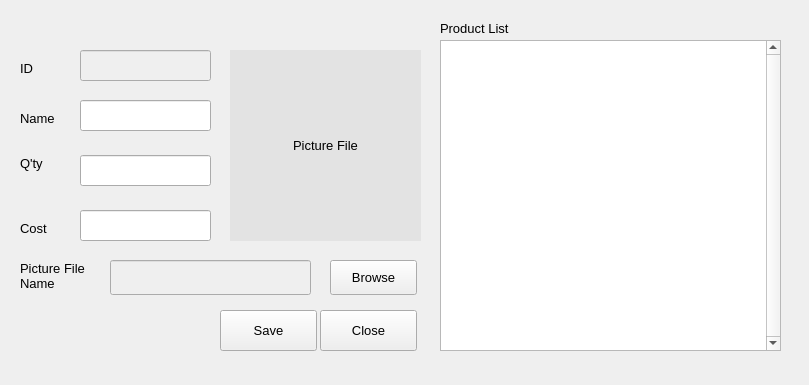
<?xml version="1.0" encoding="UTF-8"?>
<ui version="4.0">
 <class>Form</class>
 <widget class="QWidget" name="Form">
  <property name="geometry">
   <rect>
    <x>0</x>
    <y>0</y>
    <width>809</width>
    <height>385</height>
   </rect>
  </property>
  <property name="font">
   <font>
    <pointsize>9</pointsize>
   </font>
  </property>
  <property name="windowTitle">
   <string>Product Form: update</string>
  </property>
  <widget class="QListWidget" name="datalist">
   <property name="geometry">
    <rect>
     <x>440</x>
     <y>40</y>
     <width>341</width>
     <height>311</height>
    </rect>
   </property>
   <property name="font">
    <font>
     <family>Microsoft Sans Serif</family>
     <pointsize>10</pointsize>
     <weight>50</weight>
     <bold>false</bold>
    </font>
   </property>
   <property name="verticalScrollBarPolicy">
    <enum>Qt::ScrollBarAlwaysOn</enum>
   </property>
  </widget>
  <widget class="QLabel" name="plabel">
   <property name="geometry">
    <rect>
     <x>440</x>
     <y>20</y>
     <width>361</width>
     <height>16</height>
    </rect>
   </property>
   <property name="font">
    <font>
     <family>Microsoft Sans Serif</family>
     <pointsize>10</pointsize>
     <weight>50</weight>
     <bold>false</bold>
    </font>
   </property>
   <property name="text">
    <string>Product List</string>
   </property>
  </widget>
  <widget class="QLabel" name="ilabel">
   <property name="geometry">
    <rect>
     <x>20</x>
     <y>60</y>
     <width>50</width>
     <height>16</height>
    </rect>
   </property>
   <property name="font">
    <font>
     <family>Microsoft Sans Serif</family>
     <pointsize>10</pointsize>
     <weight>50</weight>
     <bold>false</bold>
    </font>
   </property>
   <property name="text">
    <string>ID</string>
   </property>
  </widget>
  <widget class="QLabel" name="piclabel">
   <property name="geometry">
    <rect>
     <x>230</x>
     <y>50</y>
     <width>191</width>
     <height>191</height>
    </rect>
   </property>
   <property name="font">
    <font>
     <family>Microsoft Sans Serif</family>
     <pointsize>10</pointsize>
     <weight>50</weight>
     <bold>false</bold>
    </font>
   </property>
   <property name="styleSheet">
    <string notr="true">background-color:rgb(227, 227, 227);</string>
   </property>
   <property name="text">
    <string>Picture File</string>
   </property>
   <property name="scaledContents">
    <bool>true</bool>
   </property>
   <property name="alignment">
    <set>Qt::AlignCenter</set>
   </property>
  </widget>
  <widget class="QLabel" name="picnamelabel">
   <property name="geometry">
    <rect>
     <x>20</x>
     <y>250</y>
     <width>81</width>
     <height>51</height>
    </rect>
   </property>
   <property name="font">
    <font>
     <family>Microsoft Sans Serif</family>
     <pointsize>10</pointsize>
     <weight>50</weight>
     <bold>false</bold>
    </font>
   </property>
   <property name="text">
    <string>Picture File Name</string>
   </property>
   <property name="wordWrap">
    <bool>true</bool>
   </property>
  </widget>
  <widget class="QLabel" name="alabel">
   <property name="geometry">
    <rect>
     <x>20</x>
     <y>155</y>
     <width>50</width>
     <height>16</height>
    </rect>
   </property>
   <property name="font">
    <font>
     <family>Microsoft Sans Serif</family>
     <pointsize>10</pointsize>
     <weight>50</weight>
     <bold>false</bold>
    </font>
   </property>
   <property name="text">
    <string>Q'ty</string>
   </property>
  </widget>
  <widget class="QPushButton" name="browsebutton">
   <property name="geometry">
    <rect>
     <x>330</x>
     <y>260</y>
     <width>87</width>
     <height>35</height>
    </rect>
   </property>
   <property name="font">
    <font>
     <family>Microsoft Sans Serif</family>
     <pointsize>10</pointsize>
     <weight>50</weight>
     <bold>false</bold>
    </font>
   </property>
   <property name="text">
    <string>Browse</string>
   </property>
  </widget>
  <widget class="QLineEdit" name="itext">
   <property name="enabled">
    <bool>false</bool>
   </property>
   <property name="geometry">
    <rect>
     <x>80</x>
     <y>50</y>
     <width>131</width>
     <height>31</height>
    </rect>
   </property>
   <property name="font">
    <font>
     <family>Microsoft Sans Serif</family>
     <pointsize>10</pointsize>
    </font>
   </property>
  </widget>
  <widget class="QPushButton" name="savebutton">
   <property name="geometry">
    <rect>
     <x>220</x>
     <y>310</y>
     <width>97</width>
     <height>41</height>
    </rect>
   </property>
   <property name="font">
    <font>
     <family>Microsoft Sans Serif</family>
     <pointsize>10</pointsize>
     <weight>50</weight>
     <bold>false</bold>
    </font>
   </property>
   <property name="text">
    <string>Save</string>
   </property>
   <property name="icon">
    <iconset>
     <normaloff>pic/save.png</normaloff>pic/save.png</iconset>
   </property>
   <property name="iconSize">
    <size>
     <width>16</width>
     <height>16</height>
    </size>
   </property>
   <property name="shortcut">
    <string>Enter</string>
   </property>
  </widget>
  <widget class="QPushButton" name="closebutton">
   <property name="geometry">
    <rect>
     <x>320</x>
     <y>310</y>
     <width>97</width>
     <height>41</height>
    </rect>
   </property>
   <property name="font">
    <font>
     <family>Microsoft Sans Serif</family>
     <pointsize>10</pointsize>
     <weight>50</weight>
     <bold>false</bold>
    </font>
   </property>
   <property name="text">
    <string>Close</string>
   </property>
   <property name="icon">
    <iconset>
     <normaloff>pic/exit.png</normaloff>pic/exit.png</iconset>
   </property>
   <property name="iconSize">
    <size>
     <width>16</width>
     <height>16</height>
    </size>
   </property>
  </widget>
  <widget class="QLineEdit" name="qtext">
   <property name="geometry">
    <rect>
     <x>80</x>
     <y>155</y>
     <width>131</width>
     <height>31</height>
    </rect>
   </property>
   <property name="font">
    <font>
     <family>Microsoft Sans Serif</family>
     <pointsize>10</pointsize>
    </font>
   </property>
  </widget>
  <widget class="QLineEdit" name="ntext">
   <property name="geometry">
    <rect>
     <x>80</x>
     <y>100</y>
     <width>131</width>
     <height>31</height>
    </rect>
   </property>
   <property name="font">
    <font>
     <family>Microsoft Sans Serif</family>
     <pointsize>10</pointsize>
    </font>
   </property>
  </widget>
  <widget class="QLabel" name="nlabel">
   <property name="geometry">
    <rect>
     <x>20</x>
     <y>110</y>
     <width>50</width>
     <height>16</height>
    </rect>
   </property>
   <property name="font">
    <font>
     <family>Microsoft Sans Serif</family>
     <pointsize>10</pointsize>
     <weight>50</weight>
     <bold>false</bold>
    </font>
   </property>
   <property name="text">
    <string>Name</string>
   </property>
  </widget>
  <widget class="QLineEdit" name="pictext">
   <property name="enabled">
    <bool>false</bool>
   </property>
   <property name="geometry">
    <rect>
     <x>110</x>
     <y>260</y>
     <width>201</width>
     <height>35</height>
    </rect>
   </property>
   <property name="font">
    <font>
     <family>Microsoft Sans Serif</family>
     <pointsize>10</pointsize>
    </font>
   </property>
  </widget>
  <widget class="QLabel" name="clabel">
   <property name="geometry">
    <rect>
     <x>20</x>
     <y>220</y>
     <width>50</width>
     <height>16</height>
    </rect>
   </property>
   <property name="font">
    <font>
     <family>Microsoft Sans Serif</family>
     <pointsize>10</pointsize>
     <weight>50</weight>
     <bold>false</bold>
    </font>
   </property>
   <property name="text">
    <string>Cost</string>
   </property>
  </widget>
  <widget class="QLineEdit" name="ctext">
   <property name="geometry">
    <rect>
     <x>80</x>
     <y>210</y>
     <width>131</width>
     <height>31</height>
    </rect>
   </property>
   <property name="font">
    <font>
     <family>Microsoft Sans Serif</family>
     <pointsize>10</pointsize>
    </font>
   </property>
  </widget>
 </widget>
 <resources/>
 <connections/>
</ui>
